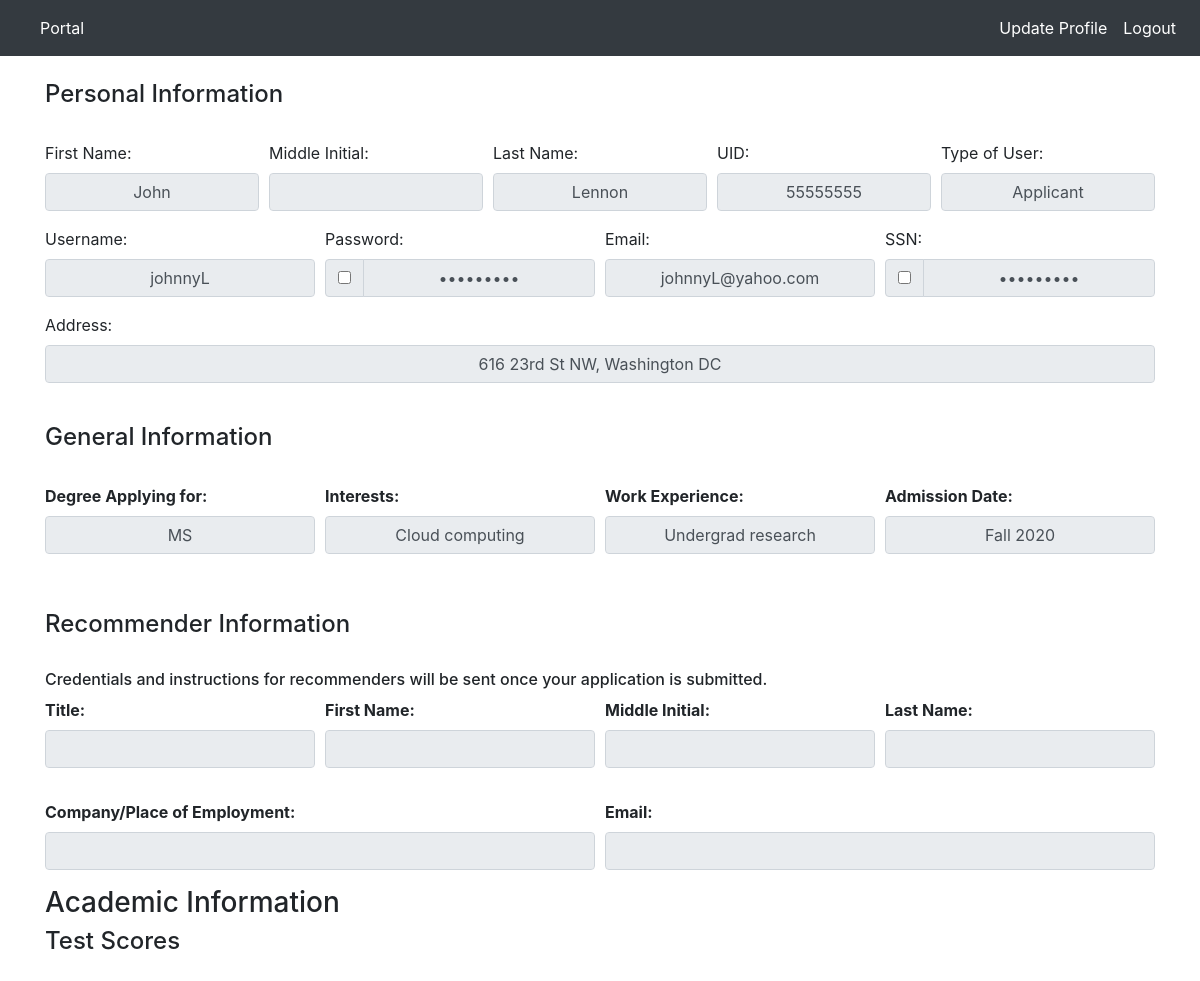
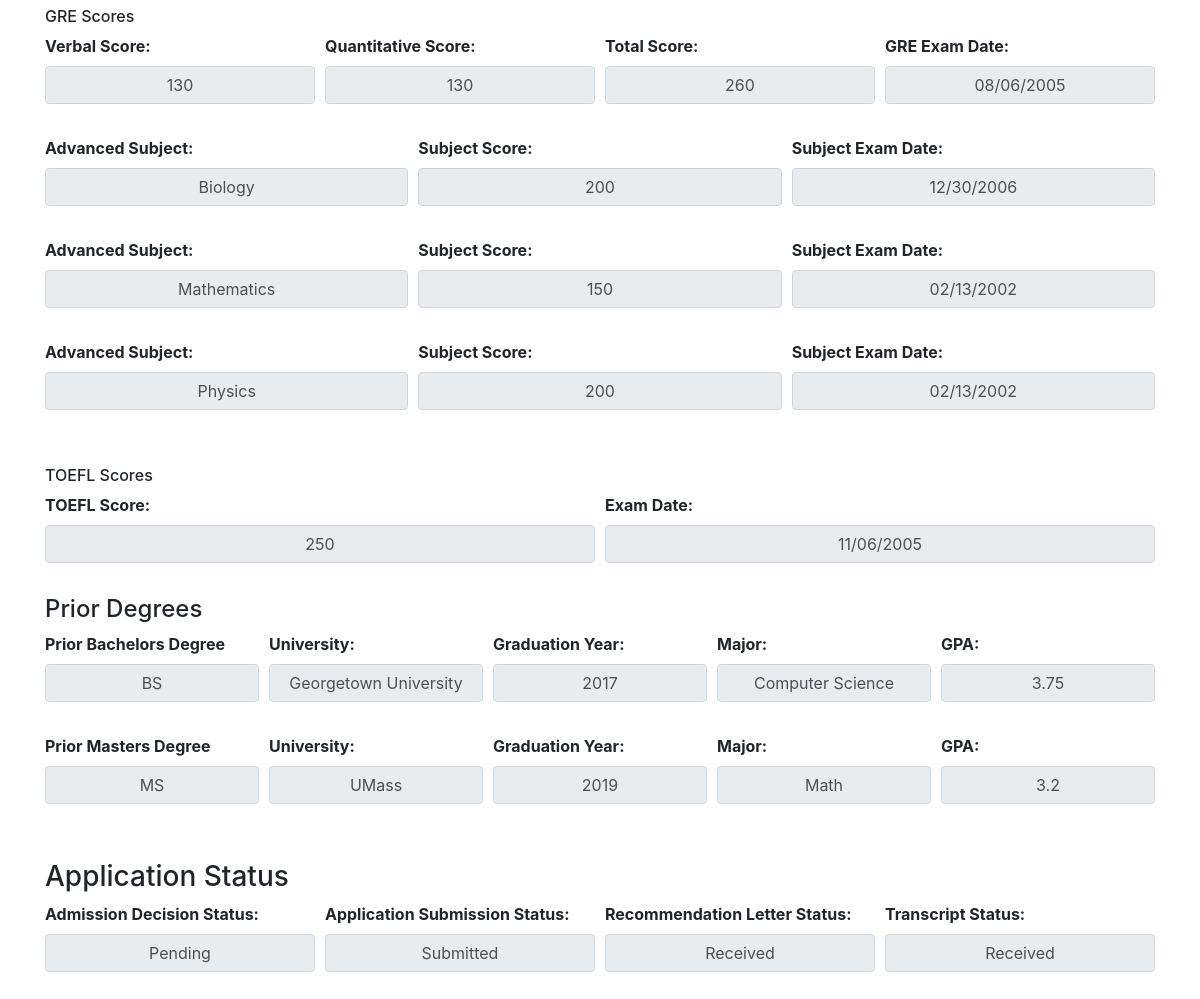
/apps/viewApplication.php (signed in), run on the app's committed database (2 pictures, top to bottom).
### tables this page shows
CREATE TABLE users (  
    `UID` int NOT NULL AUTO_INCREMENT, 
    `username` varchar(20) NOT NULL,
    `password` varchar(40) NOT NULL,
    `fname` varchar(50) NOT NULL,
    `minit` char(1),
    `lname` varchar(50) NOT NULL,
    `ssn` char(9) NOT NULL,
 
    `typeUser` int(1) NOT NULL,
    `address` varchar(100) NOT NULL, 
    `email` varchar(62) NOT NULL,
    `dob` date, 
    PRIMARY KEY (UID)
);

CREATE TABLE app (
    `UID` int NOT NULL AUTO_INCREMENT,
    `decisionStatus` varchar(20),
    `submissionStatus` varchar(20),
    `recStatus` varchar (20),
    `transcriptStatus` varchar(20),
    `degree` varchar (3),
    `appDate` varchar (12),
    `interests` varchar (100),
    `advisor` varchar (40),
    `recLetter` TEXT,  
    `recEmail` varchar(62), 
    `workExperience` varchar(255),
    FOREIGN KEY (UID) references users(UID)
);

CREATE TABLE tests (
    `UID` int (8) NOT NULL,
    `quantitative` int(3),
    `verbal` int(3),
    `total` int(3),
    `GREdate` varchar(10),
    `TOEFLscore`varchar(3),
    `TOEFLdate` varchar(10),
    `subjectScore` int(3),
    `subject` varchar(21),
    `subjectDate` varchar(10),
    `subjectScore2` int(3),
    `subject2` varchar(21),
    `subjectDate2` varchar(10),
    `subjectScore3` int(3),
    `subject3` varchar(21),
    `subjectDate3` varchar(10),
    FOREIGN KEY (UID) references users(UID)
);

CREATE TABLE priorDegrees (
    `UID` int (8) NOT NULL,
    `BtypeDegree` char(2), 
    `Buniversity` varchar(81),
    `BGPA` char(4),
    `Bmajor` varchar(32),
    `ByearDegree` int (4),
    `MtypeDegree` varchar(3), 
    `Muniversity` varchar(81),
    `MGPA` char(4),
    `Mmajor` varchar(32),
    `MyearDegree` int (4),
    FOREIGN KEY (UID) references users(UID)
);

### apps/viewApplication.php (the view, shortened to what the rows shown need)
<?php
    $uid = $_SESSION['uid'];
    require_once('./navMenus/navAppPortal.php');
    $dbc = mysqli_connect(DB_HOST, DB_USER, DB_PASSWORD, DB_NAME);
?>
<!DOCTYPE html>
<html>
<head>
    <link rel="stylesheet" type="text/css" href="portalCSS/style.css">
    <link href="https://stackpath.bootstrapcdn.com/bootstrap/4.4.1/css/bootstrap.min.css" rel="stylesheet">
</head>
<body>
<form method="POST">
<?php
  $query = ("SELECT *
             FROM users
             WHERE users.UID='$uid'");
  $row = mysqli_query($dbc, $query);
  $data = mysqli_fetch_array($row);
?>
  <div class="container">
    <form action="" method="POST" id="app">
    <h4>Personal Information</h4><br>
    <div class="form-row">
        <div class="col">
            <label for="fname">First Name:</label>
            <input disabled type="text" id="input" name="fname" data-error="fname-err" class="form-control form-group" label="First Name: " minlength="1" maxlength="50" value="<?php echo $data['fname']; ?>"  >
        </div>
        <div class="col">
            <label for="lname">Last Name:</label>
            <input disabled type="text" id="input" name="lname" data-error="lname-err" class="form-control form-group" minlength="1" maxlength="50" value="<?php echo $data['lname']; ?>" >
        </div>
        <div class="col">
            <label for="uid">UID:</label>
            <input disabled type="text" id="input-perm" name="uid" data-error="lname-err" class="form-control form-group" minlength="1" maxlength="50" value="<?php echo $data['UID']; ?>" >
        </div>
        <div class="col">
            <div name="typeUser" class="input-group mb-3">
                <?php if ($data['typeUser'] == 0){
                    $typeUser = "Applicant"; ?>
                    <input disabled  type="text" id="input-perm" name="type" class="form-control form-group" value="<?php echo $typeUser; ?>"  >
                <?php }
                 ?>
            </div>
        </div>
    </div>
    <div class="form-row">
        <div class="col">
            <label for="username">Username:</label>
            <input disabled  type="text" id="input-perm" name="username" data-error="fname-err" class="form-control form-group" value="<?php echo $data['username']; ?>"  >
        </div>
        <div class="col">
            <div class="input-group mb-3">
                <div class="input-group-prepend">
                    <div class="input-group-text">
                    </div>
                </div>
                <input disabled  type="password" id="pass-input" name="password" data-error="minit-err" class="form-control form-group" value="<?php echo $data['password']; ?>" >
            </div>
        </div>
        <div class="col">
            <label for="fname">Email:</label>
            <input disabled type="text" id="input" name="email" data-error="fname-err" class="form-control form-group" value="<?php echo $data['email']; ?>"  >
        </div>
        <div class="col">
            <div class="input-group mb-3">
                <div class="input-group-prepend">
                    <div class="input-group-text">
                    </div>
                </div>
                <input disabled  type="password" id="ssn-input" name="ssn" class="form-control form-group" maxlength=9 value="<?php echo $data['ssn']; ?>" >
            </div>
        </div>
    </div>
    <div class="form-row">
        <div class="col">
            <label for="minit">Address:</label>
            <input disabled type="text" id="input" name="address" data-error="minit-err" class="form-control form-group" value="<?php echo $data['address']; ?>" >
        </div>
    </div>
    <br>
  <?php
    $query = ("SELECT *
               FROM app
               WHERE app.UID='$uid'");
    $data = mysqli_query($dbc, $query);
    $row = mysqli_fetch_array($data);
  ?>
  <h4>General Information</h4><br>
    <div class="form-row form-group">
        <div class="col">
            <label for="inputState"><strong>Degree Applying for:</strong></label>
            <input disabled type="text" id="input" name="degree" class="form-control form-group" value="<?php echo $row['degree']; ?>" >
        </div>
        <div class="col">
            <label for="interests"><strong>Interests:</strong></label>
            <input disabled type="text" id="input" name="interests" class="form-control form-group" value="<?php echo $row['interests']; ?>" >
        </div>
        <div class="col">
            <label for="work"><strong>Work Experience:</strong></label>
            <input disabled type="text" id="input" name="work" class="form-control form-group" value="<?php echo $row['workExperience']; ?>" >
        </div>
        <div class="col">
            <label for="admitDate"><strong>Admission Date:</strong> </label>
            <input disabled type="text" id="input" name="admitDate" class="form-control form-group" value="<?php echo $row['appDate']; ?>" >
        </div>
      </div>
  <br><h4>Recommender Information</h4><br>
  <?php
    $query = ("SELECT *
               FROM tests
               WHERE tests.UID='$uid'");
    $data = mysqli_query($dbc, $query);
    $row = mysqli_fetch_array($data);
  ?>
   <br><h6>GRE Scores</h6>
    <div class="form-row form-group">
        <div class="col">
            <label for="verbal"><strong>Verbal Score:</strong></label>
            <input disabled type="text" id="verbal" name="verbal" class="form-control form-group" value="<?php echo $row['verbal']; ?>" >
        </div>
        <div class="col">
            <label for="quant"><strong>Quantitative Score:</strong></label>
            <input disabled type="text" id="quant" name="quant" class="form-control form-group" value="<?php echo $row['quantitative']; ?>" >
        </div>
        <div class="col">
            <label for="total"><strong>Total Score:</strong></label>
            <input disabled type="text" id="total" name="total" class="form-control form-group" value="<?php echo $row['total']; ?>" >
        </div>
        <div class="col">
            <label for="GREdate"><strong>GRE Exam Date:</strong></label>
            <input disabled type="text" id="GREdate" name="GREdate" placeholder="DDMONYY" class="form-control form-group" value="<?php echo $row['GREdate']; ?>" >
        </div>
    </div>
    <div class="form-row form-group">
        <div class="col">
            <label for="subject"><strong>Advanced Subject:</strong></label>
            <input disabled type="text" id="subject" name="subject" class="form-control form-group" value="<?php echo $row['subject']; ?>" >
        </div>
        <div class="col">
            <label for="subjectScore"><strong>Subject Score:</strong></label>
            <input disabled type="text" id="subjectScore" name="subjectScore" class="form-control form-group" value="<?php echo $row['subjectScore']; ?>" >
        </div>
        <div class="col">
            <label for="subjectDate"><strong>Subject Exam Date:</strong></label>
            <input disabled type="text" id="subjectDate" name="subjectDate" class="form-control form-group" value="<?php echo $row['subjectDate']; ?>" >
        </div>
    </div>
    <div class="form-row form-group">
        <div class="col">
            <label for="subject2"><strong>Advanced Subject:</strong></label>
            <input disabled type="text" id="subject2" name="subject2" class="form-control form-group" value="<?php echo $row['subject2']; ?>" >
        </div>
        <div class="col">
            <label for="subjectScore2"><strong>Subject Score:</strong></label>
            <input disabled type="text" id="subjectScore2" name="subjectScore2" class="form-control form-group" value="<?php echo $row['subjectScore2']; ?>" >
        </div>
        <div class="col">
            <label for="subjectDate2"><strong>Subject Exam Date:</strong></label>
            <input disabled type="text" id="subjectDate2" name="subjectDate2" class="form-control form-group" placeholder="MM/DD/YYYY" value="<?php echo $row['subjectDate2']; ?>" >
        </div>
    </div>
    <div class="form-row form-group">
        <div class="col">
            <label for="subject3"><strong>Advanced Subject:</strong></label>
            <input disabled type="text" id="subject3" name="subject3" class="form-control form-group" value="<?php echo $row['subject3']; ?>" >
        </div>
        <div class="col">
            <label for="subjectScore3"><strong>Subject Score:</strong></label>
            <input disabled type="text" id="subjectScore3" name="subjectScore3" class="form-control form-group" value="<?php echo $row['subjectScore3']; ?>" >
        </div>
        <div class="col">
            <label for="subjectDate3"><strong>Subject Exam Date:</strong></label>
            <input disabled type="text" id="subjectDate3" name="subjectDate3" class="form-control form-group" placeholder="MM/DD/YYYY" value="<?php echo $row['subjectDate3']; ?>" >
        </div>
    </div>
    <br>
    <div class="form-row form-group">
        <div class="col">
            <label for="TOEFLscore"><strong>TOEFL Score:</strong></label>
            <input disabled type="text" id="TOEFLscore" name="TOEFLscore" class="form-control form-group" value="<?php echo $row['TOEFLscore']; ?>" >
        </div>
        <div class="col">
            <label for="TOEFLdate"><strong>Exam Date:</strong></label>
            <input disabled type="text" id="TOEFLdate" name="TOEFLdate" placeholder="DDMONYY" class="form-control form-group" value="<?php echo $row['TOEFLdate']; ?>" >
        </div>
    </div>
  <?php
    $query = ("SELECT *
               FROM priorDegrees
               WHERE priorDegrees.UID='$uid'");
    $data = mysqli_query($dbc, $query);
    $row = mysqli_fetch_array($data);
  ?>
  <div class="form-row form-group">
        <div class="col">
            <label for="priorDeg"><strong>Prior Bachelors Degree</strong></label>
            <input disabled type="text" name="priorDeg" class="form-control form-group" value="<?php echo $row['BtypeDegree'] ?>">
        </div>
        <div class="col">
            <label for="Buniversity"><strong>University:</strong></label>
            <input disabled type="text" id="input" name="Buniversity" class="form-control form-group" value="<?php echo $row['Buniversity']; ?>" >
        </div>
        <div class="col">
            <label for="ByearDegree"><strong>Graduation Year:</strong></label>
            <input disabled type="text" id="input" name="ByearDegree" class="form-control form-group" placeholder="YYYY" value="<?php echo $row['ByearDegree']; ?>" >
        </div>
        <div class="col">
            <label for="Bmajor"><strong>Major:</strong></label>
            <input disabled type="text" id="input" name="Bmajor" class="form-control form-group" value="<?php echo $row['Bmajor']; ?>" >
        </div>
        <div class="col">
            <label for="BGPA"><strong>GPA:</strong></label>
            <input disabled type="text" id="input" name="BGPA" class="form-control form-group" value="<?php echo $row['BGPA']; ?>" >
        </div>
    </div>
    <div class="form-row form-group">
        <div class="col">
            <label for="priorD"><strong>Prior Masters Degree</strong></label>
            <input disabled type="text" name="priorD" class="form-control form-group" value="<?php echo $row['MtypeDegree'] ?>">
        </div>
        <div class="col">
            <label for="Muniversity"><strong>University:</strong></label>
            <input disabled type="text" id="input" name="Muniversity" class="form-control form-group" value="<?php echo $row['Muniversity']; ?>" >
        </div>
        <div class="col">
            <label for="MyearDegree"><strong>Graduation Year:</strong></label>
            <input disabled type="text" id="input" name="MyearDegree" class="form-control form-group" placeholder="YYYY"  value="<?php echo $row['MyearDegree']; ?>" >
        </div>
        <div class="col">
            <label for="Mmajor"><strong>Major:</strong></label>
            <input disabled type="text" id="input" name="Mmajor" class="form-control form-group" value="<?php echo $row['Mmajor']; ?>" >
        </div>
        <div class="col">
            <label for="MGPA"><strong>GPA:</strong></label>
            <input disabled type="text" id="input" name="MGPA" class="form-control form-group" value="<?php echo $row['MGPA']; ?>" >
        </div>
    </div>
    <?php
        $query = "SELECT decisionStatus, submissionStatus, recStatus, transcriptStatus FROM app WHERE UID = $uid;";
        $row = mysqli_query($dbc, $query);
        $data = mysqli_fetch_array($row);
    ?>
    <br><h3>Application Status</h3>
    <div class="form-row">
        <div class="col">
            <label for="decisionStatus"><strong>Admission Decision Status:</strong></label>
            <input disabled type="text" name="decisionStatus" class="form-control" value="<?php echo $data['decisionStatus'] ?>">
        </div>
        <div class="col">
            <label for="lname"><strong>Application Submission Status:</strong></label>
            <input disabled  type="text" id="input" name="submissionStatus" data-error="lname-err" class="form-control form-group"  value="<?php echo $data['submissionStatus']; ?>" >
        </div>
        <div class="col">
            <label for="lname"><strong>Recommendation Letter Status:</strong></label>
            <input disabled  type="text" id="input" name="recStatus" data-error="lname-err" class="form-control form-group"  value="<?php echo $data['recStatus']; ?>" >
        </div>
        <div class="col">
            <label for="lname"><strong>Transcript Status:</strong></label>
            <input disabled  type="text" id="input" name="transcriptStatus" data-error="lname-err" class="form-control form-group"  value="<?php echo $data['transcriptStatus']; ?>" >
        </div>
    </div></br></br>
  </form>
</div>

### data on the page
users: fname "John", lname "Lennon", uid "55555555", type "Applicant", username "johnnyL", email "johnnyL@yahoo.com", address "616 23rd St NW, Washington DC"
app: degree "MS", interests "Cloud computing", work "Undergrad research", admitDate "Fall 2020", decisionStatus "Pending", submissionStatus "Submitted", recStatus "Received", transcriptStatus "Received"
tests: verbal "130", quant "130", total "260", GREdate "08/06/2005", subject "Biology", subjectScore "200", subjectDate "12/30/2006", subject2 "Mathematics", subjectScore2 "150", subjectDate2 "02/13/2002", subject3 "Physics", subjectScore3 "200", subjectDate3 "02/13/2002", TOEFLscore "250", TOEFLdate "11/06/2005"
priordegrees: priorDeg "BS", Buniversity "Georgetown University", ByearDegree "2017", Bmajor "Computer Science", BGPA "3.75", priorD "MS", Muniversity "UMass", MyearDegree "2019", Mmajor "Math", MGPA "3.2"
